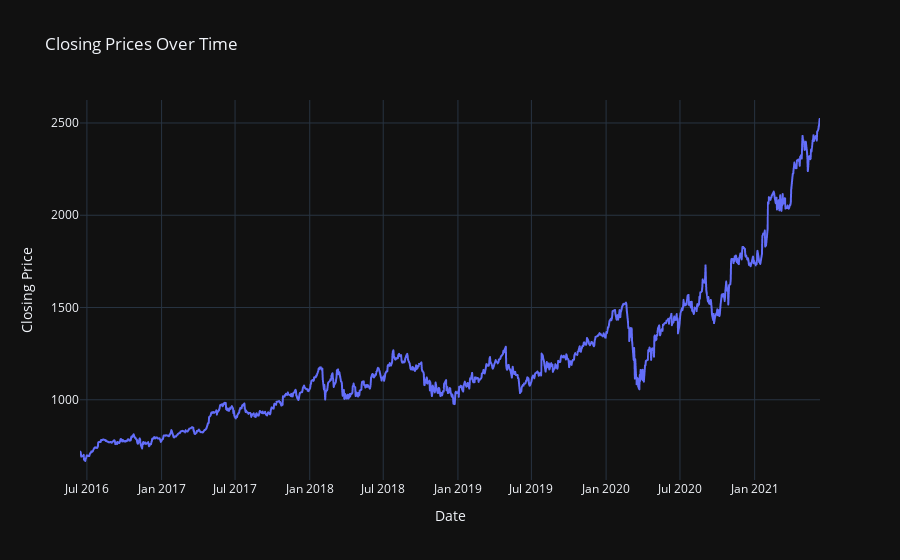

Write notebook code for a chart like this one.
### Code cell
#plot of closing prices 

fig = px.line(data, x='date', y='close', title='Closing Prices Over Time')
fig.update_xaxes(title='Date')
fig.update_yaxes(title='Closing Price')
fig.update_layout(template='plotly_dark')
fig.show()

### Figure 1 — Plotly figure (JSON) as saved in the notebook; plotly's stock layout.template omitted (floating-point values rounded to 4 significant figures; data arrays with more than 128 entries replaced by an {"elided": "..."} marker saying what was removed)
{"data": [{"hovertemplate": "date=%{x}<br>close=%{y}<extra></extra>", "legendgroup": "", "line": {"color": "#636efa", "dash": "solid"}, "marker": {"symbol": "circle"}, "mode": "lines", "name": "", "showlegend": false, "type": "scattergl", "x": {"elided": "1258 str values"}, "xaxis": "x", "y": {"elided": "1258 float values"}, "yaxis": "y"}], "layout": {"legend": {"tracegroupgap": 0}, "title": {"text": "Closing Prices Over Time"}, "xaxis": {"anchor": "y", "domain": [0, 1], "title": {"text": "Date"}}, "yaxis": {"anchor": "x", "domain": [0, 1], "title": {"text": "Closing Price"}}}}
